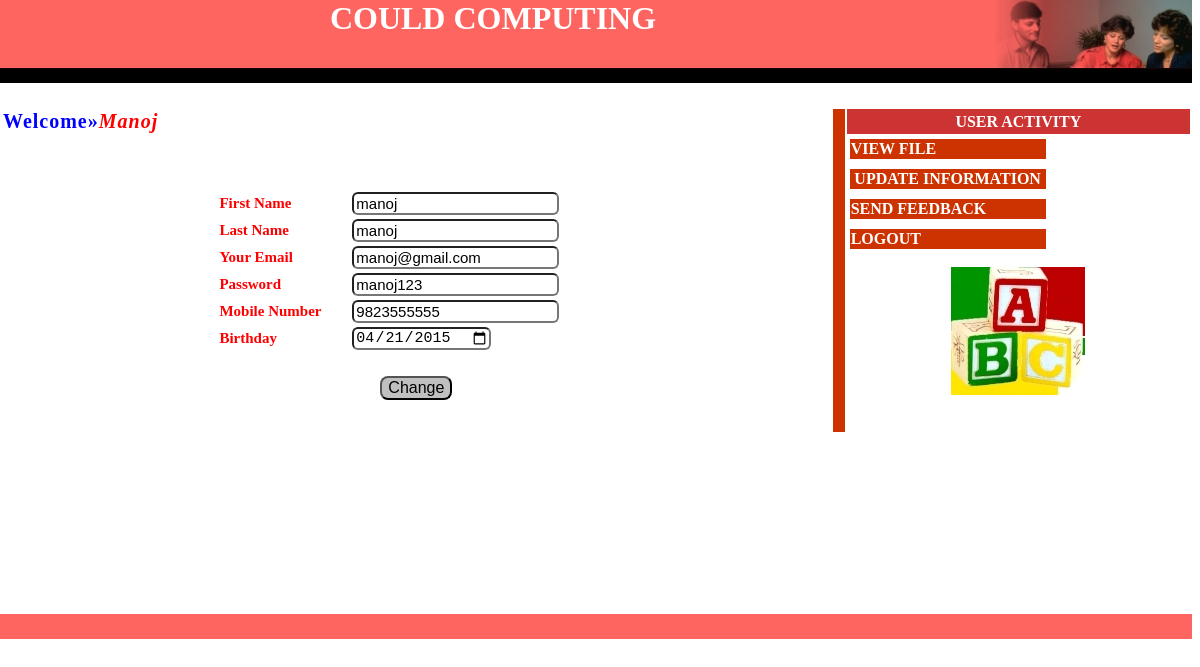
Screenshot of /profileUpdate.php?email=manoj@gmail.com& (signed in) with the database file from the repository.
### tables this page shows
CREATE TABLE IF NOT EXISTS `registration` (
  `fname` varchar(100) DEFAULT NULL,
  `lname` varchar(100) DEFAULT NULL,
  `password` varchar(100) DEFAULT NULL,
  `email` varchar(100) DEFAULT NULL,
  `mobile` varchar(100) DEFAULT NULL,
  `gender` varchar(100) DEFAULT NULL,
  `birthday` varchar(100) DEFAULT NULL,
  `status` varchar(20) DEFAULT NULL,
  KEY `mobile` (`mobile`,`gender`,`birthday`,`status`)
);

### profileUpdate.php (the view, shortened to what this page needs)
<?php
if($_SESSION['email'])
{
?>
<body>
         <html>
<head>
<link href="quiz.css" rel="stylesheet" type="text/css">
</head>
<body>
<table border="0" width="100%" cellspacing="0" cellpadding="0" background="image/topbkg.jpg">
    <tr>
    <td width="90%" valign="top">
<div align="left">
        <center><h1><b style="color: white">COULD COMPUTING</b></h1></center>
</object></div></td>
    <td width="10%">
     <img border="0" src="image/topright.jpg" width="203" height="68" align="right"></td>
  </tr>
</table>
<table border="0" width="100%" cellspacing="0" cellpadding="0" bgcolor="#000000" background="img/blackbar.jpg">
  <tr>
    <td width="100%" align="right"><img border="0" src="image/blackbar.jpg" width="89" height="15"></td>
  </tr>
  </Table>
  <Table width="100%">
  <tr>
  <td>
    </td>
    <td>
  </tr>
</table>
<table width="100%" border="0">
  <tr>
    <td width="70%" height="25">
        <?php
         $str=$_SESSION['username'];
$fname=ucfirst($str);
echo "<b style='color:blue; font-size:20px; letter-spacing:1px;' >Welcome&raquo;<i style='color:red;'>".$fname."</i></b>";
?>
    </td>
    <td width="1%" rowspan="2" bgcolor="#CC3300"><span class="style6"></span></td>
    <td width="29%" bgcolor="#CC3333"><div align="center" class="style1">USER ACTIVITY </div></td>
  </tr>
  <tr>
    <td height="296" valign="top"><div align="center">
            <br></br>
                      <table>
            <?php
$email= $_GET['email'];
    $s = mysql_query("select * from registration where email='$email'");
                if($s==TRUE)
    {
        $row= mysql_fetch_array($s);
        ?>
    <div class="content_panel_3col_section margin_right_60">
        <form name="f"  action="change.php" method="post"   enctype="multipart/form-data">
            <table align="center" width="400px" >
<tr><td><b style="color:red;font-size: 15px;font-family: cursive; font-size-adjust:2px; z-index: 1px; ">First Name</b></td>
    <td><input type="text" name="f1"  value="<?php echo $row['fname']; ?>" maxlength="20" required="true" onBlur='firstname()' class="cls1"/></td></tr>
<tr><td><b style="color:red;font-size: 15px;font-family: cursive; font-size-adjust:2px; z-index: 1px; ">Last Name</b></td>
    <td><input type="text" name="f2"required="true" onBlur='lastname()' maxlength="20" class="cls1" value="<?php echo $row['lname']; ?>" /></td></tr>
<tr><td><b style="color:red;font-size: 15px;font-family: cursive; font-size-adjust:2px; z-index: 1px; ">Your Email</b></td>
    <td><input type="email" name="f3" readonly onBlur='email()' class="cls1" value="<?php echo $row['email']; ?>"/></td></tr>
<tr><td><b style="color:red;font-size: 15px;font-family: cursive; font-size-adjust:2px; z-index: 1px; ">Password</b></td>
    <td><input type="text" name="f4"required="true" onBlur="validate5()" class="cls1" value="<?php echo $row['password']; ?>"/></td></tr>
 <tr><td><b style="color:red;font-size: 15px;font-family: cursive; font-size-adjust:2px; z-index: 1px; ">Mobile Number</b></td>
     <td><input type="tel" maxlength="10" required="true" onBlur="mob()" name="f7" class="cls1" value="<?php echo $row['mobile']; ?>"/></td></tr>
<tr><td><b style="color:red;font-size: 15px;font-family: cursive; font-size-adjust:2px; z-index: 1px; ">Birthday</b></td><td><input type="date" name="f8" required="true" class="cls1" value="<?php echo $row['birthday']; ?>"/> </td></tr>
<tr><td colspan="2">&nbsp;</td></tr>
<tr><td colspan="2" align="center"><p class="button-style"><input type="submit"  class="is" id="x"  title="Click To Update"  name="register" value="Change" align="center" class="cls1"/></p></td></tr>
</table>
</form>
<?php    }
            ?>
    </div></td>
    <td valign="top">
      <table width="200" border="0">
          <tr>
        <td colspan="2" bgcolor="#CC3300"><div><span class="style4">
                    <a href="download.php" style='color:white'>VIEW FILE</a></span></div></td>
          </tr>
        <tr cellpadding="2"><td colspan="2"></td></tr>
 <tr cellpadding="2"><td colspan="2"></td></tr>
      <td colspan="2" bgcolor="#CC3300"><div align="center"><span class="style4">
                  <a href="update.php"  style='color:white'>UPDATE INFORMATION</a></span></div></td>
          </tr>
        <tr cellpadding="2"><td colspan="2"></td></tr>
 <tr cellpadding="2"><td colspan="2"></td></tr>
         <tr>
        <td colspan="2" bgcolor="#CC3300"><div><span class="style4">
                    <a href="Sendfeedback.php"  style='color:white'>SEND FEEDBACK</a></span></div></td>
          </tr>
        <tr cellpadding="2"><td colspan="2"></td></tr>
 <tr cellpadding="2"><td colspan="2"></td></tr>
          <tr>
        <td colspan="2" bgcolor="#CC3300"><div><span class="style4">
                    <a href="logout.php" style='color:white'>LOGOUT</a></span></div></td>
          </tr>
      </table>
      <div align="center">
        <p class="style5"><img src="images/topleft.jpg" width="134" height="128">          </p>
        </div>
<br><br><br><br><br><br><br><br><br>
<table border="0" height="10px" width="100%" cellspacing="0" cellpadding="0" background="image/topbkg.jpg">
    <tr style="text-align: left; font-family:Arial; color:White ;margin-left:10px ; font-size:10px ;width:952px; height: 25px; background-image: url(img/BigImages/footer.jpg);background-repeat:no-repeat;background-position:right ;">&nbsp;</tr>
</table>
</body>
</html>
<?php
}
else
{
    header('location:index.php');
}
?>

### quiz.css (style rules this page uses)
body { margin-left: 0px; margin-top: 0px; }
.style1 { color: #FFFFFF; font-weight: bold; }
.style4 { color: #000000; font-weight: bold; }
.style5 { color: #990033 }
a:link { color: #330066; text-decoration: none; }

### profileUpdate.php (style rules this page uses)
.cls1 { border-radius: 6px; font-size: 15px; }
#x { font-size: 16px; border-radius: 8px; background-color:silver; }

### rows the page displays
registration: f1 "manoj", f2 "manoj", f3 "manoj@gmail.com", f4 "manoj123", f7 "9823555555", f8 "04/21/2015"

### other values shown
$fname "Manoj"
